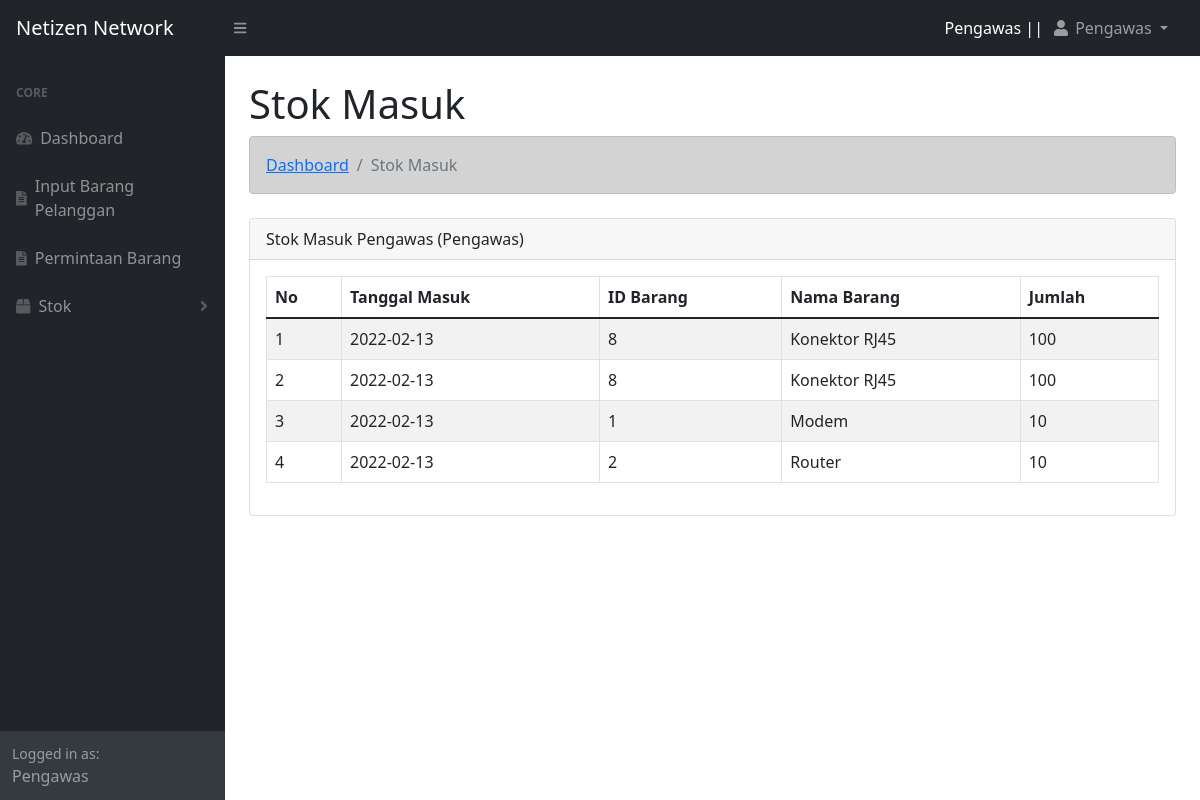
The app's page /pengawas/stok_masuk.php (signed in) with its own data.
### tables this page shows
CREATE TABLE `tbl_karyawan` (
  `id_karyawan` int(11) NOT NULL,
  `nik` varchar(15) NOT NULL,
  `nama_karyawan` varchar(50) NOT NULL,
  `jenis_kelamin` varchar(10) NOT NULL,
  `alamat` text NOT NULL
);

CREATE TABLE `tbl_user` (
  `id_user` int(11) NOT NULL,
  `nik` varchar(15) NOT NULL,
  `username` varchar(30) NOT NULL,
  `password` varchar(30) NOT NULL,
  `level` varchar(15) NOT NULL
);

CREATE TABLE `tbl_masuk` (
  `id_masuk` int(11) NOT NULL,
  `nik` varchar(15) NOT NULL,
  `id_barang` int(11) NOT NULL,
  `qty` int(3) NOT NULL,
  `tgl_masuk` date NOT NULL,
  `status` int(1) NOT NULL
);

CREATE TABLE `tbl_barang` (
  `id_barang` int(11) NOT NULL,
  `nama_barang` varchar(20) NOT NULL,
  `stok` int(5) NOT NULL,
  `sisa_stok` int(10) NOT NULL
);

### functions.php (called while the page is built, shortened)
<?php
$koneksi = mysqli_connect("localhost","root","","webmanagement");
function query($query){
    global $koneksi;
    $result = mysqli_query($koneksi, $query);
    $rows = [];
    while ($row = mysqli_fetch_assoc($result)){
        $rows[] = $row;
    }
    return $rows;
}
?>

### pengawas/stok_masuk.php (the view, shortened to what this page needs)
<?php
    $level = $_SESSION["level"];
    $nik = $_SESSION["nik"];
    require '../functions.php';
$karyawan = query("SELECT * from tbl_karyawan where nik = '$nik'");
$permintaan = query("SELECT * from tbl_masuk inner join tbl_barang on tbl_masuk.id_barang = tbl_barang.id_barang where status = 9 and nik = '$nik' order by tgl_masuk desc");
?>
<!DOCTYPE html>
<html lang="en">
<head>
    <?php include "view/head.php";?>
</head>
<body class="sb-nav-fixed">
    <?php
        include "view/navbar.php";
        include "view/sidebar.php";
    ?>
    <div id="layoutSidenav_content">
        <main>
            <div class="container-fluid px-4">
                <h1 class="mt-4">Stok Masuk</h1>
                <ol class="breadcrumb alert alert-dark mb-4">
                    <li class="breadcrumb-item"><a href="index.php"> Dashboard </a></li>
                    <li class="breadcrumb-item active">Stok Masuk</li>
                </ol>
                <div class="row">
                    <div class="col">
                        <div class="card mb-4">
                            <div class="card-header">
                                Stok Masuk <?=$karyawan[0]["nama_karyawan"];?> (<?= $level;?>)
                            </div>
                            <div class="card-body">
                                <table class="table table-striped table-bordered" id="tabel">
                                    <thead>
                                        <th>No</th>
                                        <th>Tanggal Masuk</th>
                                        <th>ID Barang</th>
                                        <th>Nama Barang</th>
                                        <th>Jumlah</th>
                                    </thead>
                                    <tbody>
                                        <?php $i = 1; foreach ($permintaan as $row):?>
                                            <tr>
                                                <td><?= $i;?></td>
                                                <td><?= $row["tgl_masuk"];?></td>
                                                <td><?= $row["id_barang"];?></td>
                                                <td><?= $row["nama_barang"];?></td>
                                                <td><?= $row["qty"];?></td>
                                            </tr>
                                        <?php $i++; endforeach;?>
                                    </tbody>
                                </table>
                            </div>
                        </div>
                    </div>
                </div>
            </div>
        </main>
    </div>
</body>
</html>

### pengawas/view/navbar.php (shortened to what this page needs)
<?php
$user = query("SELECT * from tbl_karyawan inner join tbl_user on tbl_karyawan.nik = tbl_user.nik where tbl_karyawan.nik = '$nik'")[0];
?>
<nav class="sb-topnav navbar navbar-expand navbar-dark bg-dark">
    <a class="navbar-brand ps-3" href="index.html">Netizen Network</a>
    <button class="btn btn-link btn-sm order-1 order-lg-0 me-4 me-lg-0" id="sidebarToggle" href="#!"><i class="fas fa-bars"></i></button>
    <ul class="navbar-nav ms-auto ms-md-0 me-3 me-lg-4">
        <li class="nav-item pt-2 text-white"><?= $user["level"];?> || </li>
        <li class="nav-item dropdown">
            <a class="nav-link dropdown-toggle" id="navbarDropdown" href="#" role="button" data-bs-toggle="dropdown" aria-expanded="false"><i class="fas fa-user fa-fw"></i> <?= $user["nama_karyawan"];?> </a>
        </li>
    </ul>
</nav>

### records on screen
tbl_karyawan: tbl_user.level "Pengawas", nama_karyawan "Pengawas"
tbl_masuk: tgl_masuk "2022-02-13", id_barang.id_barang "8", id_barang.nama_barang "Konektor RJ45", qty "100"
tbl_masuk: tgl_masuk "2022-02-13", id_barang.id_barang "8", id_barang.nama_barang "Konektor RJ45", qty "100"
tbl_masuk: tgl_masuk "2022-02-13", id_barang.id_barang "1", id_barang.nama_barang "Modem", qty "10"
tbl_masuk: tgl_masuk "2022-02-13", id_barang.id_barang "2", id_barang.nama_barang "Router", qty "10"

### other values on screen
$level "Pengawas"
